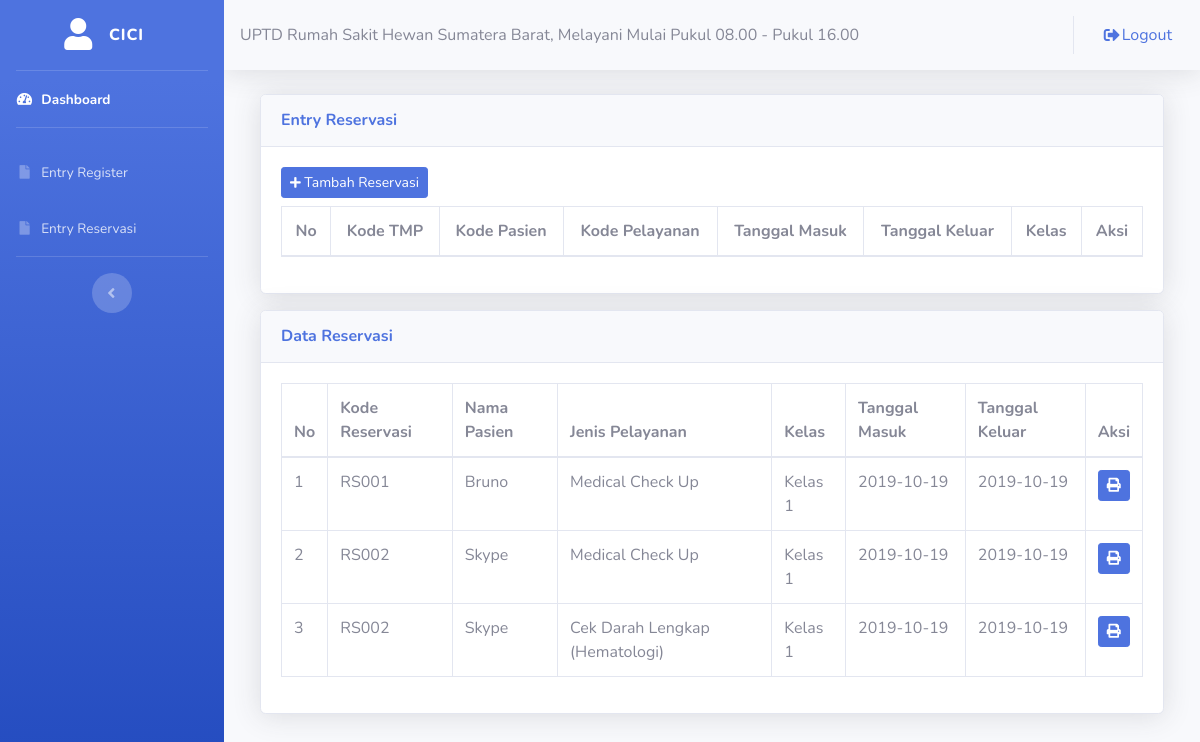
The page /user/reservasi.php (signed in) on the database its author committed.
### tables this page shows
CREATE TABLE `tbl_reservasi` (
  `id_res` int(11) NOT NULL,
  `kd_reservasi` varchar(5) NOT NULL,
  `tgl_masuk` date NOT NULL,
  `tgl_keluar` date NOT NULL,
  `kd_pasien` varchar(5) NOT NULL,
  `kd_pelayanan` varchar(5) NOT NULL,
  `kelas` varchar(10) NOT NULL
);

CREATE TABLE `tbl_regishewan` (
  `kd_pasien` varchar(5) NOT NULL,
  `id_user` int(11) NOT NULL,
  `nm_pasien` varchar(50) NOT NULL,
  `spesies` varchar(50) NOT NULL,
  `umur` varchar(5) NOT NULL,
  `sex` varchar(10) NOT NULL,
  `nm_pemilik` varchar(50) NOT NULL,
  `alamat` text NOT NULL
);

CREATE TABLE `tbl_pelayanan` (
  `kd_pelayanan` varchar(5) NOT NULL,
  `jns_pelayanan` varchar(50) NOT NULL
);

### user/reservasi.php (the view, shortened to what this page needs)
<?php
	include ('style/header.php');
	include ('style/sidebar.php');
?>
<div class="container-fluid">
	<div class="col-lg-12">
		<div class="card shadow mt-3 mb-3">
			<div class="card-header py-3">
				<h6 class="m-0 font-weight-bold text-primary">Entry Reservasi</h6>
			</div>
			<div class="card-body">
				<a href="tambahdatareservasi.php" class="btn btn-sm btn-primary mb-2"><i class="fas fa-plus fa-sm"></i> Tambah Reservasi</a>
				<table class="table table-bordered">
					<thead>
						<tr align="center">
							<th>No</th>
							<th>Kode TMP</th>
							<th>Kode Pasien</th>
							<th>Kode Pelayanan</th>
							<th>Tanggal Masuk</th>
							<th>Tanggal Keluar</th>
							<th>Kelas</th>
							<th>Aksi</th>
						</tr>
					</thead>
						<?php
							$no = 1;
						?>
				</table>
			</div>
		</div>
	</div>
</div>
<div class="container-fluid">
	<div class="col-lg-12">
		<div class="card shadow mt-3 mb-3">
			<div class="card-header py-3">
				<h6 class="m-0 font-weight-bold text-primary">Data Reservasi</h6>
			</div>
			<div class="card-body">
				<table class="table table-bordered">
					<thead>
						<tr>
							<th>No</th>
							<th>Kode Reservasi</th>
							<th>Nama Pasien</th>
							<th>Jenis Pelayanan</th>
							<th>Kelas</th>
							<th>Tanggal Masuk</th>
							<th>Tanggal Keluar</th>
							<th>Aksi</th>
						</tr>
					</thead>
					<tbody>
						<?php
							include ("../config/koneksi.php");
							$query = mysqli_query($konek,"SELECT * FROM tbl_reservasi a LEFT JOIN tbl_regishewan b ON a.kd_pasien=b.kd_pasien LEFT JOIN tbl_pelayanan c ON a.kd_pelayanan=c.kd_pelayanan LEFT JOIN tbl_user d ON b.id_user=d.id_user WHERE b.id_user= '$_SESSION[id_user]'");
							while($data = mysqli_fetch_assoc($query)){
						?>
						<tr>
							<td><?php echo $no++; ?></td>
							<td><?php echo $data['kd_reservasi']; ?></td>
							<td><?php echo $data['nm_pasien'];?></td>
							<td><?php echo $data['jns_pelayanan']; ?></td>
							<td><?php echo $data['kelas']; ?></td>
							<td><?php echo $data['tgl_masuk']; ?></td>
							<td><?php echo $data['tgl_keluar']; ?></td>
							<td><a href="cetakreservasi.php?id=<?php echo $data['kd_pasien']; ?> "><i class="btn btn-sm btn-primary"><span class="fas fa-print"></span></i></a></td>
						</tr>
						<?php
							}
						?>
					</tbody>
				</table>
			</div>
		</div>
	</div>
</div>
<?php
	include ('style/footer.php');
?>

### rows shown on the page
tbl_reservasi: kd_reservasi "RS001", kd_pasien.nm_pasien "Bruno", kd_pelayanan.jns_pelayanan "Medical Check Up", kelas "Kelas 1", tgl_masuk "2019-10-19", tgl_keluar "2019-10-19"
tbl_reservasi: kd_reservasi "RS002", kd_pasien.nm_pasien "Skype", kd_pelayanan.jns_pelayanan "Medical Check Up", kelas "Kelas 1", tgl_masuk "2019-10-19", tgl_keluar "2019-10-19"
tbl_reservasi: kd_reservasi "RS002", kd_pasien.nm_pasien "Skype", kd_pelayanan.jns_pelayanan "Cek Darah Lengkap (Hematologi)", kelas "Kelas 1", tgl_masuk "2019-10-19", tgl_keluar "2019-10-19"

### other values the page prints
$_SESSION['username'] "CICI"
